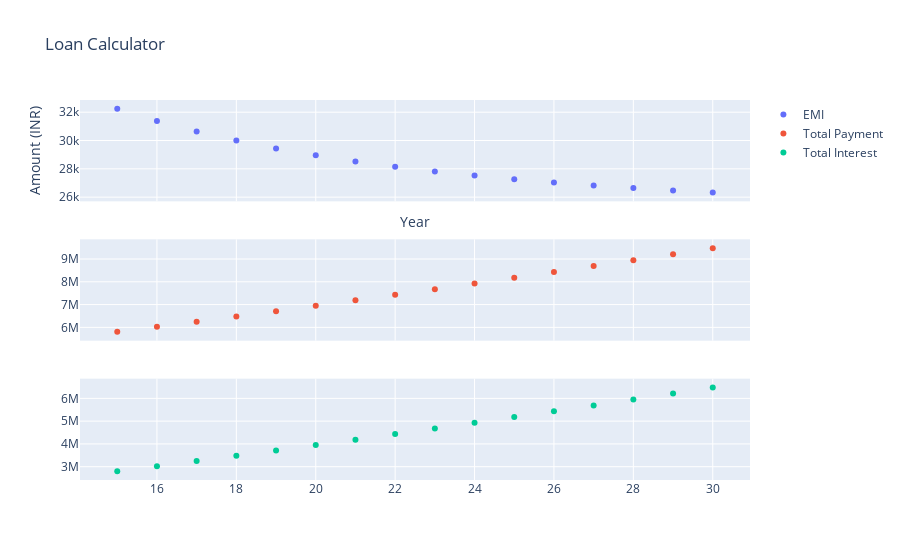

Notebook cell for this chart:
### Code cell
import plotly.graph_objects as go

# create traces for each subplot
trace1 = go.Scatter(x=Year, y=EMI, mode="markers", name="EMI")
trace2 = go.Scatter(x=Year, y=TOTAL, mode="markers", name="Total Payment")
trace3 = go.Scatter(x=Year, y=INT, mode="markers", name="Total Interest")

# create figure with shared x-axis
fig = make_subplots(rows=3, cols=1, shared_xaxes=True)

# add traces to the figure
fig.add_trace(trace1, row=1, col=1)
fig.add_trace(trace2, row=2, col=1)
fig.add_trace(trace3, row=3, col=1)

# update layout
fig.update_layout(title="Loan Calculator",
                  xaxis=dict(title="Year"),
                  yaxis=dict(title="Amount (INR)"))

# show figure
fig.show()

### Figure 1 — Plotly figure (JSON) as saved in the notebook; plotly's stock layout.template omitted (floating-point values rounded to 4 significant figures)
{"data": [{"mode": "markers", "name": "EMI", "type": "scatter", "x": [15, 16, 17, 18, 19, 20, 21, 22, 23, 24, 25, 26, 27, 28, 29, 30], "xaxis": "x", "y": [32240.0, 31380.0, 30640.0, 30000.0, 29440.0, 28950.0, 28520.0, 28150.0, 27820.0, 27520.0, 27260.0, 27030.0, 26820.0, 26640.0, 26470.0, 26330.0], "yaxis": "y"}, {"mode": "markers", "name": "Total Payment", "type": "scatter", "x": [15, 16, 17, 18, 19, 20, 21, 22, 23, 24, 25, 26, 27, 28, 29, 30], "xaxis": "x2", "y": [5803000.0, 6024000.0, 6250000.0, 6479000.0, 6712000.0, 6948000.0, 7188000.0, 7431000.0, 7677000.0, 7926000.0, 8178000.0, 8433000.0, 8691000.0, 8951000.0, 9213000.0, 9478000.0], "yaxis": "y2"}, {"mode": "markers", "name": "Total Interest", "type": "scatter", "x": [15, 16, 17, 18, 19, 20, 21, 22, 23, 24, 25, 26, 27, 28, 29, 30], "xaxis": "x3", "y": [2803000.0, 3024000.0, 3250000.0, 3479000.0, 3712000.0, 3948000.0, 4188000.0, 4431000.0, 4677000.0, 4926000.0, 5178000.0, 5433000.0, 5691000.0, 5951000.0, 6213000.0, 6478000.0], "yaxis": "y3"}], "layout": {"title": {"text": "Loan Calculator"}, "xaxis": {"anchor": "y", "domain": [0, 1], "matches": "x3", "showticklabels": false, "title": {"text": "Year"}}, "xaxis2": {"anchor": "y2", "domain": [0, 1], "matches": "x3", "showticklabels": false}, "xaxis3": {"anchor": "y3", "domain": [0, 1]}, "yaxis": {"anchor": "x", "domain": [0.7333, 1], "title": {"text": "Amount (INR)"}}, "yaxis2": {"anchor": "x2", "domain": [0.3667, 0.6333]}, "yaxis3": {"anchor": "x3", "domain": [0, 0.2667]}}}
